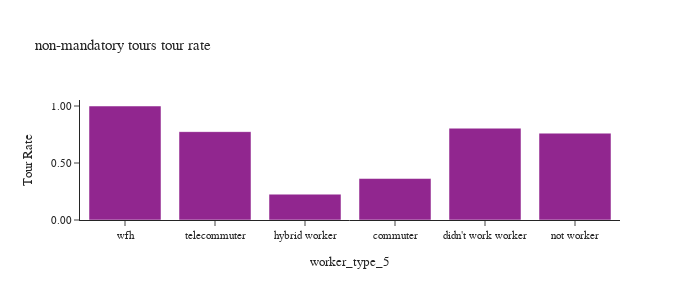

The code cell stored with this chart in its notebook:
### Markdown cell above
- non-mandatory tour calculation:

`survey_person_day['non_mandatory_tours'] = survey_person_day['estours']+survey_person_day['pbtours']+survey_person_day['shtours']+survey_person_day['mltours']+survey_person_day['sotours']+survey_person_day['retours']+survey_person_day['metours']`

### Code cell
df_plot = calc_rates(survey_person_day,'non_mandatory_tours')

plot_tour_rate(df_plot, 'non_mandatory_tours', "non-mandatory tours tour rate")

### Figure 1 — Plotly figure (JSON) as saved in the notebook; plotly's stock layout.template omitted (floating-point values rounded to 4 significant figures)
{"data": [{"alignmentgroup": "True", "customdata": [[262900.0, 722800.0], [252000.0, 313000.0], [42690.0, 188300.0], [1301000.0, 1708000.0], [121900.0, 157300.0], [217600.0, 217600.0]], "hovertemplate": "worker_type_5=%{x}<br>non_mandatory_tours_rate=%{y}<br>non_mandatory_tours_wt=%{customdata[0]}<br>pdexpfac_sum=%{customdata[1]}<extra></extra>", "legendgroup": "", "marker": {"color": "#91268F", "pattern": {"shape": ""}}, "name": "", "offsetgroup": "", "orientation": "v", "showlegend": false, "textposition": "auto", "type": "bar", "x": ["commuter", "didn't work worker", "hybrid worker", "not worker", "telecommuter", "wfh"], "xaxis": "x", "y": [0.3637, 0.8053, 0.2267, 0.7618, 0.7753, 1.0], "yaxis": "y"}], "layout": {"barmode": "group", "font": {"size": 11}, "height": 300, "legend": {"tracegroupgap": 0}, "title": {"text": "non-mandatory tours tour rate"}, "width": 700, "xaxis": {"anchor": "y", "categoryarray": ["wfh", "telecommuter", "hybrid worker", "commuter", "didn't work worker"], "categoryorder": "array", "domain": [0, 1], "title": {"text": "worker_type_5"}}, "yaxis": {"anchor": "x", "domain": [0, 1], "tickformat": ".2f", "title": {"text": "Tour Rate"}}}}
